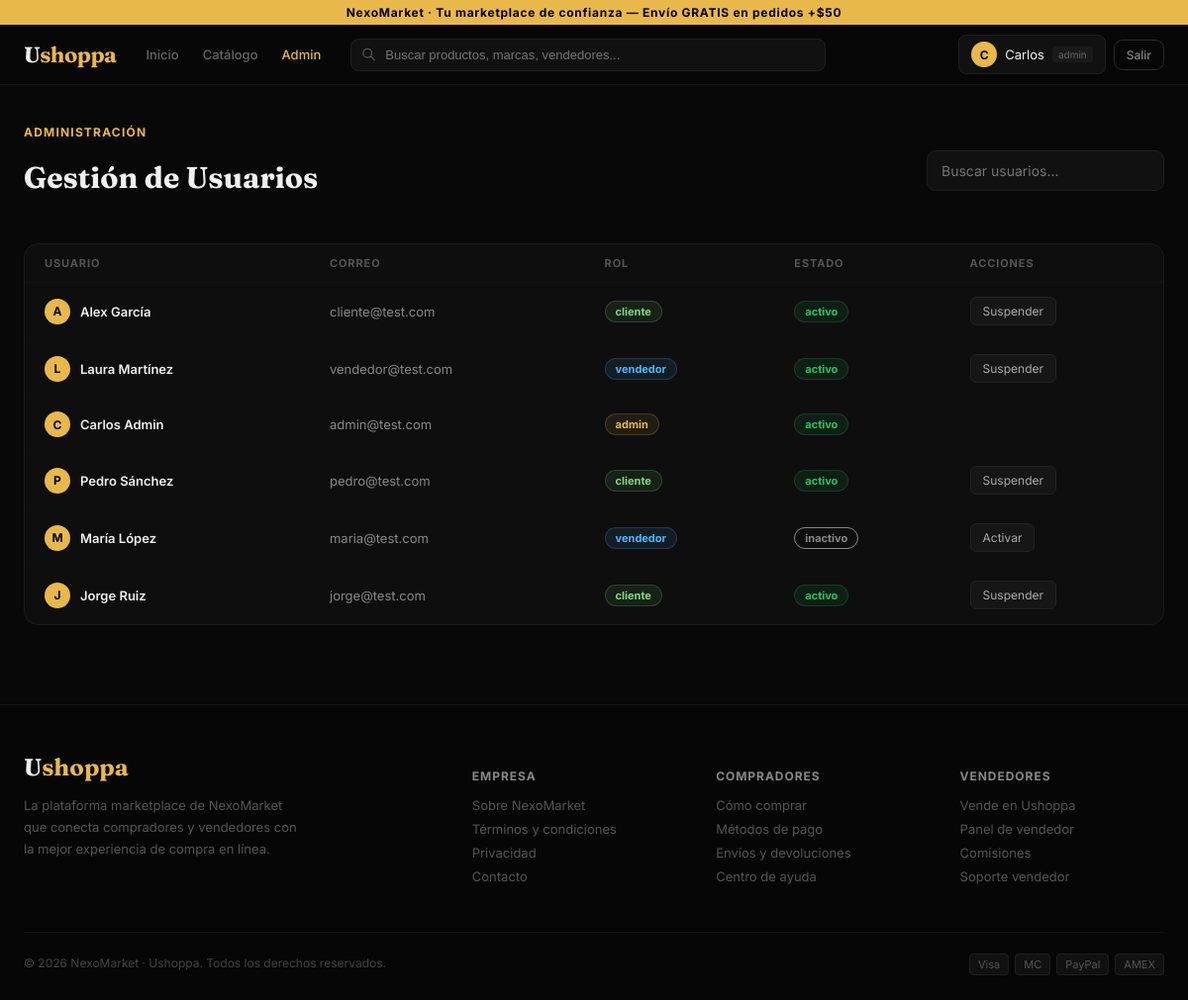
Page /admin/users.php (signed in) on the committed database.
### tables this page shows
CREATE TABLE usuarios (
    id INT AUTO_INCREMENT PRIMARY KEY,
    nombre VARCHAR(120) NOT NULL,
    correo VARCHAR(150) NOT NULL UNIQUE,        
    password VARCHAR(255) NOT NULL,             
    rol ENUM('cliente','vendedor','admin') NOT NULL DEFAULT 'cliente',
    estado ENUM('activo','inactivo','suspendido') NOT NULL DEFAULT 'activo',
    creado_en TIMESTAMP DEFAULT CURRENT_TIMESTAMP
);

### public/admin/users.php (the view, shortened to what this page needs)
<?php
require_once __DIR__ . '/../includes/functions.php';
$filter = trim($_GET['q'] ?? '');
if ($filter !== '') {
    $stmt = $pdo->prepare("SELECT * FROM usuarios WHERE nombre LIKE ? OR correo LIKE ? OR rol LIKE ? ORDER BY creado_en DESC");
    $like = "%$filter%";
    $stmt->execute([$like, $like, $like]);
} else {
    $stmt = $pdo->query('SELECT * FROM usuarios ORDER BY creado_en DESC');
}
$users = $stmt->fetchAll();
require __DIR__ . '/../includes/header.php';
?>
<div class="page-wrap">
  <div style="display:flex;align-items:center;justify-content:space-between;margin-bottom:28px;flex-wrap:wrap;gap:12px;">
    <div>
      <div style="font-size:12px;color:#e8b84b;font-weight:700;letter-spacing:.1em;margin-bottom:6px;">ADMINISTRACIÓN</div>
      <h1 class="serif" style="font-size:30px;font-weight:700;">Gestión de Usuarios</h1>
    </div>
    <form method="get"><input class="input" name="q" placeholder="Buscar usuarios..." style="max-width:260px;" value="<?= e($filter) ?>" onchange="this.form.submit()"></form>
  </div>
  <div class="card" style="overflow:hidden;">
    <table class="data-table">
      <thead><tr><th>Usuario</th><th>Correo</th><th>Rol</th><th>Estado</th><th>Acciones</th></tr></thead>
      <tbody>
        <?php foreach ($users as $u): ?>
          <tr>
            <td><div style="display:flex;align-items:center;gap:10px;"><div class="avatar"><?= e(mb_substr($u['nombre'],0,1)) ?></div><span style="font-weight:600;"><?= e($u['nombre']) ?></span></div></td>
            <td style="color:#888;"><?= e($u['correo']) ?></td>
            <td><?= render_badge($u['rol']) ?></td>
            <td><?= render_badge($u['estado']) ?></td>
            <td>
              <?php if ($u['rol'] !== 'admin'): ?>
                <form method="post" action="toggle-user.php">
                  <button type="submit" class="action-btn danger"><?= $u['estado']==='activo' ? 'Suspender' : 'Activar' ?></button>
                </form>
              <?php endif; ?>
            </td>
          </tr>
        <?php endforeach; ?>
      </tbody>
    </table>
  </div>
</div>
<?php require __DIR__ . '/../includes/footer.php'; ?>

### public/includes/header.php (shortened to what this page needs)
<?php
require_once __DIR__ . '/functions.php';
$user = current_user();
$currentScreen = basename($_SERVER['SCRIPT_NAME']);
?>
<!DOCTYPE html>
<html lang="es">
<head>
<link rel="stylesheet" href="<?= BASE_URL ?>assets/css/style.css">
</head>
<body>
<div class="topbar">NexoMarket · Tu marketplace de confianza — Envío GRATIS en pedidos +$50</div>
<nav class="navbar">
  <div class="nav-inner">
    <a href="<?= BASE_URL ?>index.php" class="logo">U<span class="gold">shoppa</span></a>
    <div class="nav-links">
      <a href="<?= BASE_URL ?>index.php" class="<?= $currentScreen==='index.php'?'active':'' ?>">Inicio</a>
      <a href="<?= BASE_URL ?>catalog.php" class="<?= $currentScreen==='catalog.php'?'active':'' ?>">Catálogo</a>
      <?php if ($user && $user['rol']==='admin'): ?>
        <a href="<?= BASE_URL ?>admin/dashboard.php" class="role-link <?= str_contains($_SERVER['REQUEST_URI'],'admin/')?'active':'' ?>">Admin</a>
      <?php endif; ?>
    </div>
    <div class="search-wrap">
      <svg viewBox="0 0 24 24" fill="none" stroke="currentColor" stroke-width="2"><path stroke-linecap="round" stroke-linejoin="round" d="M21 21l-6-6m2-5a7 7 0 11-14 0 7 7 0 0114 0z"/></svg>
      <input id="searchInput" type="text" placeholder="Buscar productos, marcas, vendedores..." value="<?= e($_GET['q'] ?? '') ?>">
    </div>
    <div class="nav-actions">
      <?php if ($user): ?>
        <div class="user-chip">
          <div class="avatar"><?= e(mb_substr($user['nombre'],0,1)) ?></div>
          <span style="font-size:13px;"><?= e(explode(' ', $user['nombre'])[0]) ?></span>
          <span class="role-tag"><?= e($user['rol']) ?></span>
        </div>
        <a href="<?= BASE_URL ?>logout.php" class="btn-ghost" style="padding:7px 12px;font-size:12px;color:#888;">Salir</a>
      <?php else: ?>
        <a href="<?= BASE_URL ?>login.php" class="btn-ghost" style="padding:7px 14px;font-size:13px;">Iniciar Sesión</a>
        <a href="<?= BASE_URL ?>register.php" class="btn-gold" style="padding:7px 14px;font-size:13px;">Registrarse</a>
      <?php endif; ?>
    </div>
  </div>
</nav>
<main>

### public/includes/functions.php (shortened to what this page needs)
<?php
function current_user(): ?array {
    return $_SESSION['user'] ?? null;
}
function status_color(string $s): string {
    $map = [
        'Entregado' => '#22c55e', 'En camino' => '#e8b84b', 'Pendiente' => '#4db8ff',
        'Cancelado' => '#ef4444', 'activo' => '#22c55e', 'inactivo' => '#888',
        'suspendido' => '#ef4444', 'sin_stock' => '#ef4444', 'admin' => '#e8b84b',
        'vendedor' => '#4db8ff', 'cliente' => '#7ed87e',
    ];
    return $map[$s] ?? '#888';
}
function render_badge(string $label): string {
    $color = status_color($label);
    return "<span class=\"badge\" style=\"background:{$color}18;border-color:{$color}30;color:{$color}\">{$label}</span>";
}
function e(?string $s): string { return htmlspecialchars($s ?? '', ENT_QUOTES, 'UTF-8'); }

### public/includes/footer.php (shortened to what this page needs)
</main>
<footer>
  <div class="footer-inner">
    <div class="footer-grid">
      <div>
        <div class="serif" style="font-size:24px;font-weight:700;margin-bottom:12px;">U<span class="gold">shoppa</span></div>
        <p style="max-width:280px;line-height:1.7;">La plataforma marketplace de NexoMarket que conecta compradores y vendedores con la mejor experiencia de compra en línea.</p>
      </div>
      <div>
        <h4>Empresa</h4>
        <div class="link">Sobre NexoMarket</div>
        <div class="link">Términos y condiciones</div>
        <div class="link">Privacidad</div>
        <div class="link">Contacto</div>
      </div>
      <div>
        <h4>Compradores</h4>
        <div class="link">Cómo comprar</div>
        <div class="link">Métodos de pago</div>
        <div class="link">Envíos y devoluciones</div>
        <div class="link">Centro de ayuda</div>
      </div>
      <div>
        <h4>Vendedores</h4>
        <div class="link">Vende en Ushoppa</div>
        <div class="link">Panel de vendedor</div>
        <div class="link">Comisiones</div>
        <div class="link">Soporte vendedor</div>
      </div>
    </div>
    <div class="footer-bottom">
      <span style="font-size:12px;color:#444;">© 2026 NexoMarket · Ushoppa. Todos los derechos reservados.</span>
      <div class="pay-badges"><span>Visa</span><span>MC</span><span>PayPal</span><span>AMEX</span></div>
    </div>
  </div>
</footer>
</body>
</html>

### public/assets/css/style.css (style rules this page uses)
* { box-sizing: border-box; }
html, body { margin: 0; padding: 0; min-height: 100%; }
body { font-family: 'Inter', sans-serif; background: #080808; color: #f0f0f0; display: flex; flex-direction: column; min-height: 100vh; }
main { flex: 1; }
a { text-decoration: none; color: inherit; }
.serif { font-family: 'Fraunces', serif; }
.gold { color: #e8b84b; }
button { font-family: inherit; }
.card { background: #0e0e0e; border: 1px solid #1a1a1a; border-radius: 14px; }
.page-wrap { max-width: 1280px; margin: 0 auto; padding: 40px 24px 80px; }
.input, select.input, textarea.input { width: 100%; background: #111; border: 1px solid #1e1e1e; border-radius: 9px; padding: 11px 14px; color: #f0f0f0; font-size: 14px; outline: none; font-family: 'Inter', sans-serif; }
.btn-ghost { background: none; border: 1px solid #2a2a2a; border-radius: 9px; padding: 11px 20px; font-size: 14px; font-weight: 500; color: #aaa; cursor: pointer; }
.badge { display: inline-block; border: 1px solid; border-radius: 99px; padding: 3px 10px; font-size: 11px; font-weight: 700; }
.topbar { background: #e8b84b; padding: 5px 0; text-align: center; font-size: 12px; font-weight: 700; color: #000; letter-spacing: .06em; }
.navbar { background: rgba(8,8,8,.97); backdrop-filter: blur(16px); border-bottom: 1px solid #161616; position: sticky; top: 0; z-index: 50; }
.nav-inner { max-width: 1280px; margin: 0 auto; padding: 0 24px; height: 60px; display: flex; align-items: center; gap: 20px; }
.logo { font-family: 'Fraunces', serif; font-size: 22px; font-weight: 700; letter-spacing: -0.5px; background: none; border: none; color: #f0f0f0; cursor: pointer; }
.nav-links { display: flex; gap: 4px; }
.nav-links a { padding: 6px 10px; border-radius: 6px; color: #666; font-size: 13px; font-weight: 500; }
.nav-links a.active, .nav-links a:hover { color: #f0f0f0; }
.nav-links a.role-link.active { color: #e8b84b; }
.search-wrap { flex: 1; max-width: 480px; position: relative; }
.search-wrap input { width: 100%; background: #111; border: 1px solid #1e1e1e; border-radius: 8px; padding: 8px 12px 8px 34px; color: #f0f0f0; font-size: 13px; outline: none; }
.search-wrap svg { position: absolute; left: 11px; top: 50%; transform: translateY(-50%); color: #555; width: 15px; height: 15px; }
.nav-actions { display: flex; align-items: center; gap: 8px; margin-left: auto; }
.user-chip { display: flex; align-items: center; gap: 8px; background: #111; border: 1px solid #1e1e1e; border-radius: 8px; padding: 6px 12px; }
.avatar { width: 26px; height: 26px; border-radius: 50%; background: #e8b84b; display: flex; align-items: center; justify-content: center; font-size: 12px; font-weight: 700; color: #000; flex-shrink: 0; }
.role-tag { font-size: 10px; color: #666; background: #1a1a1a; border-radius: 4px; padding: 2px 6px; }
.data-table { width: 100%; border-collapse: collapse; }
.data-table th { padding: 12px 20px; text-align: left; font-size: 11px; font-weight: 700; color: #555; letter-spacing: .08em; text-transform: uppercase; border-bottom: 1px solid #141414; }
.data-table td { padding: 14px 20px; border-bottom: 1px solid #0f0f0f; font-size: 13px; }
.action-btn { background: #161616; border: 1px solid #222; border-radius: 6px; padding: 6px 12px; font-size: 12px; color: #aaa; cursor: pointer; }
footer { background: #060606; border-top: 1px solid #141414; padding: 48px 24px 28px; margin-top: auto; }
.footer-inner { max-width: 1280px; margin: 0 auto; }
.footer-grid { display: grid; grid-template-columns: 2fr 1fr 1fr 1fr; gap: 40px; margin-bottom: 40px; }
.footer-grid h4 { font-size: 12px; font-weight: 700; color: #888; letter-spacing: .08em; margin-bottom: 14px; text-transform: uppercase; }
.footer-grid p, .footer-grid div.link { font-size: 13px; color: #555; margin-bottom: 8px; }
.footer-bottom { border-top: 1px solid #141414; padding-top: 20px; display: flex; justify-content: space-between; align-items: center; flex-wrap: wrap; gap: 10px; }
.pay-badges span { font-size: 11px; color: #555; background: #111; border: 1px solid #1e1e1e; border-radius: 4px; padding: 3px 8px; margin-left: 6px; }

### rows in the picture
usuarios: nombre "C", nombre "Carlos", rol "admin", nombre "Carlos Admin", correo "admin@test.com", rol "admin activo"
usuarios: nombre "A", nombre "Alex García", correo "cliente@test.com", rol "cliente activo", estado "Suspender"
usuarios: nombre "L", nombre "Laura Martínez", correo "vendedor@test.com", rol "vendedor activo", estado "Suspender"
usuarios: nombre "P", nombre "Pedro Sánchez", correo "pedro@test.com", rol "cliente activo", estado "Suspender"
usuarios: nombre "M", nombre "María López", correo "maria@test.com", rol "vendedor inactivo", estado "Activar"
usuarios: nombre "J", nombre "Jorge Ruiz", correo "jorge@test.com", rol "cliente activo", estado "Suspender"
